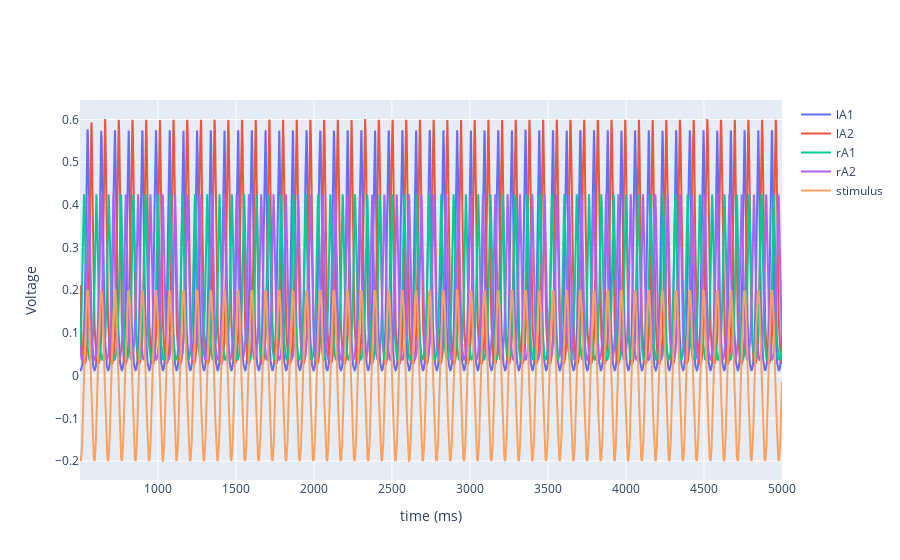
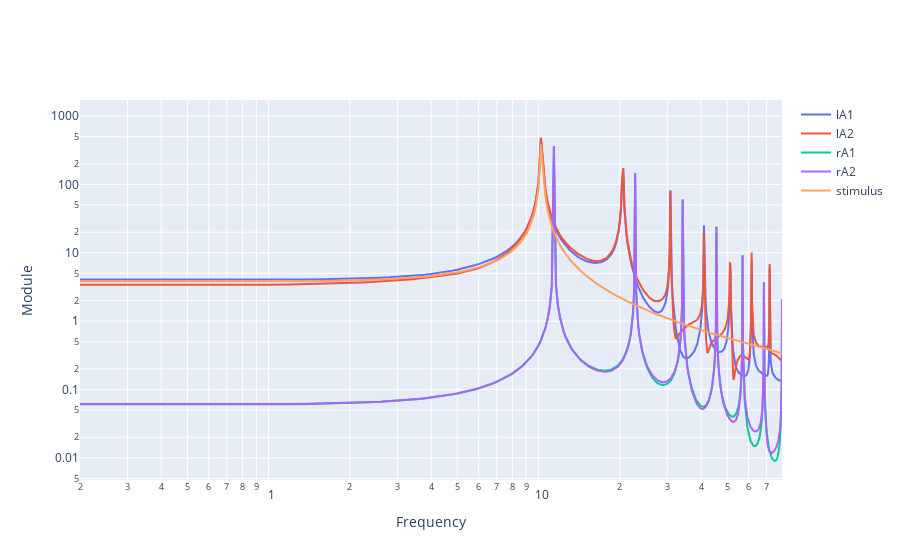

The notebook cell these images were saved under, in order:
### Code cell
sim = simulator.Simulator(model=m, connectivity=conn, coupling=coup,  integrator=integrator, monitors=mon, stimulus=stimulus)
sim.configure()
output = sim.run(simulation_length=simLength)
# Extract data cutting initial transient
raw_data = output[0][1][transient:, 0, :, 0].T
raw_time = output[0][0][transient:]
regionLabels = conn.region_labels
regionLabels=list(regionLabels)
regionLabels.insert(5,"stimulus")

# average signals to obtain mean signal frequency peak
data = np.concatenate((raw_data, stimulus.temporal_pattern[:,transient:]), axis=0)
# Check initial transient and cut data
timeseriesPlot(data, raw_time, regionLabels, mode="inline")
# Fourier Analysis plot
FFTplot(data, simLength, regionLabels,  mode="inline") # |raw_data

### Figure 1 — Plotly figure (JSON) as saved in the notebook; plotly's stock layout.template omitted (floating-point values rounded to 4 significant figures; data arrays with more than 128 entries replaced by an {"elided": "..."} marker saying what was removed)
{"data": [{"name": "lA1", "type": "scatter", "x": {"elided": "4500 int values"}, "y": {"elided": "4500 float values"}}, {"name": "lA2", "type": "scatter", "x": {"elided": "4500 int values"}, "y": {"elided": "4500 float values"}}, {"name": "rA1", "type": "scatter", "x": {"elided": "4500 int values"}, "y": {"elided": "4500 float values"}}, {"name": "rA2", "type": "scatter", "x": {"elided": "4500 int values"}, "y": {"elided": "4500 float values"}}, {"name": "stimulus", "type": "scatter", "x": {"elided": "4500 int values"}, "y": {"elided": "4500 float values"}}], "layout": {"xaxis": {"title": {"text": "time (ms)"}}, "yaxis": {"title": {"text": "Voltage"}}}}

### Figure 2 — Plotly figure (JSON) as saved in the notebook; plotly's stock layout.template omitted (floating-point values rounded to 4 significant figures; data arrays with more than 128 entries replaced by an {"elided": "..."} marker saying what was removed)
{"data": [{"name": "lA1", "type": "scatter", "x": {"elided": "400 float values"}, "y": {"elided": "400 float values"}}, {"name": "lA2", "type": "scatter", "x": {"elided": "400 float values"}, "y": {"elided": "400 float values"}}, {"name": "rA1", "type": "scatter", "x": {"elided": "400 float values"}, "y": {"elided": "400 float values"}}, {"name": "rA2", "type": "scatter", "x": {"elided": "400 float values"}, "y": {"elided": "400 float values"}}, {"name": "stimulus", "type": "scatter", "x": {"elided": "400 float values"}, "y": {"elided": "400 float values"}}], "layout": {"xaxis": {"title": {"text": "Frequency"}, "type": "log"}, "yaxis": {"title": {"text": "Module"}, "type": "log"}}}
